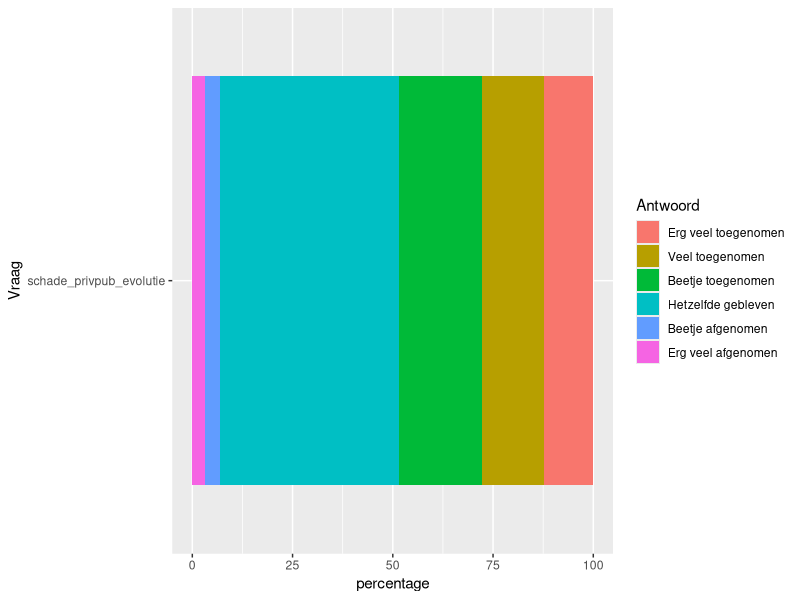

Write R code to recreate this figure.
## ---- chunk 1
library(tidyverse)
library(ggplot2)
## ---- chunk 2
Data_inschatting <- read.csv("./dashboard/input/maatschappelijke_draagkracht/Data_inschatting.csv")
## ---- chunk 3
Privpub_inschatting <- Data_inschatting %>%
  filter(Vraag == "schade_privpub_evolutie")

Privpub_inschatting$Antwoord <- factor(Privpub_inschatting$Antwoord , 
                                    levels = c('Erg veel toegenomen','Veel toegenomen',
                                               'Beetje toegenomen', 'Hetzelfde gebleven',
                                               'Beetje afgenomen', 'Veel afgenomen',
                                               'Erg veel afgenomen'))

plot_inschatting_Privpub <- ggplot(data = Privpub_inschatting[order(Privpub_inschatting$Score), ],
                           aes(x = percentage,
                               y = Vraag,
                               fill = Antwoord)) +
  geom_bar(stat = "identity", 
           position = "stack")

plot_inschatting_Privpub

